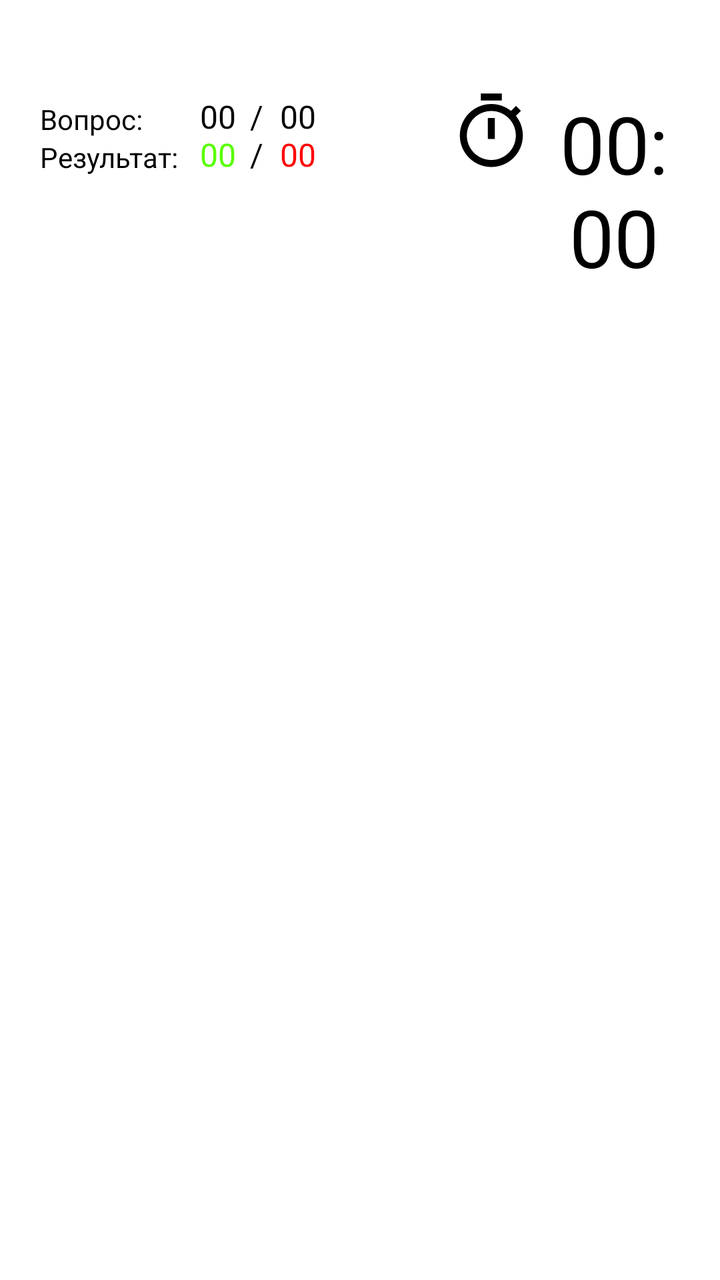
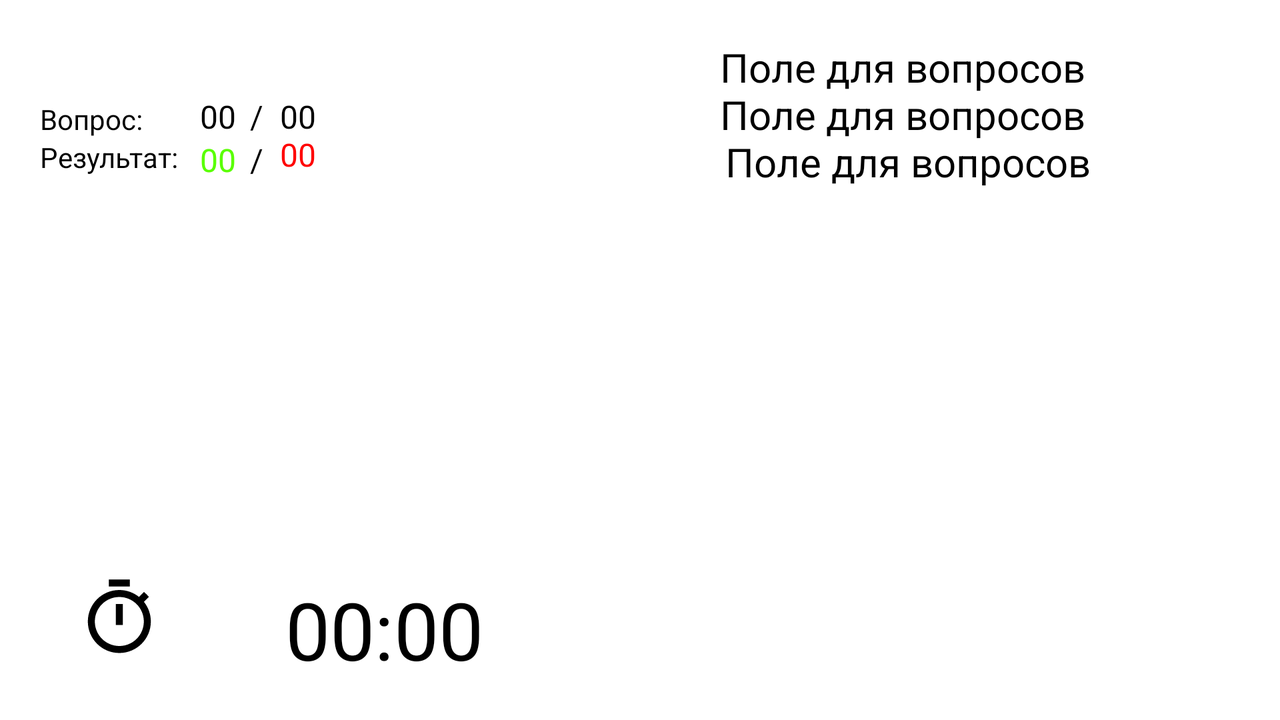

Compare how this app lays out the same screen by default and in its alternative resource folder. The renders come first, then the two layout files and the values they reference.
<!-- AndroidManifest.xml: application theme AppTheme -->
<!-- res/layout/activity_test.xml -->
<?xml version="1.0" encoding="utf-8"?>

<RelativeLayout xmlns:android="http://schemas.android.com/apk/res/android"

    xmlns:app="http://schemas.android.com/apk/res-auto"
    xmlns:tools="http://schemas.android.com/tools"
    android:layout_width="match_parent"
    android:layout_height="match_parent"
    android:layout_gravity="center"
    android:background="@color/colorBackground"
    tools:context=".TestActivity">

    <TextView
        android:id="@+id/text_view_score"
        android:layout_width="wrap_content"
        android:layout_height="wrap_content"
        android:layout_marginStart="20dp"
        android:layout_marginTop="50dp"
        android:freezesText="true"
        android:text="@string/count"
        android:textColor="@android:color/black"
        android:textSize="14sp" />

    <TextView
        android:id="@+id/tvNowQuestion"
        android:layout_width="wrap_content"
        android:layout_height="wrap_content"
        android:layout_alignBottom="@+id/text_view_score"
        android:layout_alignParentStart="true"
        android:layout_gravity="center"
        android:layout_marginStart="100dp"
        android:textColor="@color/black"
        android:textSize="16sp"
        tools:text="00" />

    <TextView
        android:id="@+id/tvQuestionScoreSlash"
        android:layout_width="wrap_content"
        android:layout_height="wrap_content"
        android:layout_alignBottom="@+id/tvNowQuestion"
        android:layout_alignParentStart="true"
        android:layout_gravity="center"
        android:layout_marginStart="125dp"
        android:text="@string/slash"
        android:textColor="@color/black"
        android:textSize="16sp" />

    <TextView
        android:id="@+id/tvQuestionScore"
        android:layout_width="wrap_content"
        android:layout_height="wrap_content"
        android:layout_alignBottom="@+id/tvNowQuestion"
        android:layout_alignParentStart="true"
        android:layout_gravity="center"
        android:layout_marginStart="140dp"
        android:textColor="@color/black"
        android:textSize="16sp"
        tools:text="00" />


    <TextView
        android:id="@+id/text_view_question_count"
        android:layout_width="wrap_content"
        android:layout_height="wrap_content"
        android:layout_below="@id/text_view_score"
        android:layout_marginStart="20dp"
        android:freezesText="true"
        android:text="@string/counter"
        android:textColor="@android:color/black"
        android:textSize="14sp" />


    <TextView
        android:id="@+id/tvCountCorrect"
        android:layout_width="wrap_content"
        android:layout_height="wrap_content"
        android:layout_alignBottom="@+id/text_view_question_count"
        android:layout_alignParentStart="true"
        android:layout_gravity="center"
        android:layout_marginStart="100dp"
        android:textColor="@color/green"
        android:textSize="16sp"
        tools:text="00" />

    <TextView
        android:id="@+id/tvAnswerScoreSlash"
        android:layout_width="wrap_content"
        android:layout_height="wrap_content"
        android:layout_alignBottom="@+id/tvCountCorrect"
        android:layout_alignParentStart="true"
        android:layout_gravity="center"
        android:layout_marginStart="125dp"
        android:text="@string/slash"
        android:textColor="@color/black"
        android:textSize="16sp" />

    <TextView
        android:id="@+id/tvCountWrong"
        android:layout_width="wrap_content"
        android:layout_height="wrap_content"
        android:layout_alignBottom="@+id/text_view_question_count"
        android:layout_alignParentStart="true"
        android:layout_gravity="center"
        android:layout_marginStart="140dp"
        android:textColor="@color/red"
        android:textSize="16sp"
        tools:text="00" />

    <ImageView
        android:id="@+id/ivWatch"
        android:layout_width="57dp"
        android:layout_height="42dp"
        android:layout_alignBottom="@+id/tvCountWrong"
        android:layout_alignParentStart="true"
        android:layout_marginStart="217dp"
        android:layout_marginBottom="1dp"
        android:background="#FFFFFF"
        app:srcCompat="@drawable/ic_baseline_timer_24" />

    <TextView
        android:id="@+id/text_view_countdown"
        android:layout_width="122dp"
        android:layout_height="wrap_content"
        android:layout_alignParentTop="true"
        android:layout_alignParentEnd="true"
        android:layout_marginStart="200dp"
        android:layout_marginTop="45dp"
        android:layout_marginEnd="17dp"
        android:layout_toEndOf="@+id/text_view_score"
        android:fontFamily="@font/lcdnova"
        android:freezesText="false"
        android:text="@string/timer"
        android:textAlignment="center"
        android:textColor="@android:color/black"
        android:textSize="40sp" />

    <TextView
        android:id="@+id/tvQuestion"
        android:layout_width="wrap_content"
        android:layout_height="77dp"
        android:layout_above="@+id/rvAnswers"
        android:layout_below="@id/text_view_question_count"
        android:layout_marginLeft="20dp"
        android:layout_marginTop="130dp"
        android:layout_marginRight="20dp"
        android:layout_marginBottom="24dp"
        android:freezesText="true"
        android:textAlignment="center"
        android:textColor="@android:color/black"
        android:textSize="20sp"
        tools:text="@string/question" />

    <androidx.recyclerview.widget.RecyclerView
        android:id="@+id/rvAnswers"
        android:layout_width="393dp"
        android:layout_height="341dp"
        android:layout_alignParentBottom="true"
        android:layout_marginLeft="10dp"
        android:layout_marginRight="10dp"
        android:layout_marginBottom="60dp"
        android:padding="5dp"
        android:textColor="@color/black">

    </androidx.recyclerview.widget.RecyclerView>


</RelativeLayout>
<!-- resources referenced by this layout -->
<resources>
  <color name="black">#000000</color>
  <color name="colorBackground">#FFFFFF</color>
  <color name="green">#59FF00</color>
  <color name="red">#FF0000</color>
  <!-- drawable ic_baseline_timer_24 (drawable) -->
  <vector xmlns:android="http://schemas.android.com/apk/res/android"
      android:width="24dp"
      android:height="24dp"
      android:viewportWidth="24"
      android:viewportHeight="24">
    <path
        android:fillColor="@color/black"
        android:pathData="M15,1L9,1v2h6L15,1zM11,14h2L13,8h-2v6zM19.03,7.39l1.42,-1.42c-0.43,-0.51 -0.9,-0.99 -1.41,-1.41l-1.42,1.42C16.07,4.74 14.12,4 12,4c-4.97,0 -9,4.03 -9,9s4.02,9 9,9 9,-4.03 9,-9c0,-2.12 -0.74,-4.07 -1.97,-5.61zM12,20c-3.87,0 -7,-3.13 -7,-7s3.13,-7 7,-7 7,3.13 7,7 -3.13,7 -7,7z"/>
  </vector>
  <string name="count">Вопрос: </string>
  <string name="counter">Результат: </string>
  <string name="question">Поле для вопросов \nПоле для вопросов \nПоле для вопросов</string>
  <string name="slash">  / </string>
  <string name="timer">00:00</string>
  <style name="AppTheme" parent="Theme.AppCompat.Light.NoActionBar">
  
          
  
          <item name="android:windowBackground">@drawable/launch_scr</item>
          <item name="colorPrimary">@color/colorPrimary</item>
          <item name="colorPrimaryDark">@color/colorPrimaryDark</item>
          <item name="colorAccent">@color/colorAccent</item>
  
  
      </style>
  <!-- drawable launch_scr (drawable) -->
  <?xml version="1.0" encoding="utf-8"?>
  <layer-list xmlns:android="http://schemas.android.com/apk/res/android" android:opacity="opaque">
  
      
      <item android:drawable="@android:color/white"/>
  
      
      <item>
  
          <bitmap
              android:src="@drawable/scr_splash"
              android:gravity="center"/>
  
      </item>
  
  </layer-list>
  <color name="colorPrimary">#FD0404</color>
  <color name="colorPrimaryDark">#C60202</color>
  <color name="colorAccent">#D30202</color>
  <!-- drawable scr_splash: png bitmap (drawable, 23585 bytes) -->
</resources>
<!-- res/layout-land/activity_test.xml (the repository's variant of the layout above) -->
<!-- drawn on the phone turned sideways -->
<?xml version="1.0" encoding="utf-8"?>
<RelativeLayout xmlns:android="http://schemas.android.com/apk/res/android"

    xmlns:app="http://schemas.android.com/apk/res-auto"
    xmlns:tools="http://schemas.android.com/tools"
    android:layout_width="match_parent"
    android:layout_height="match_parent"
    android:layout_gravity="center"
    android:background="@color/colorBackground"
    tools:context=".TestActivity">

    <TextView
        android:id="@+id/text_view_score"
        android:layout_width="wrap_content"
        android:layout_height="wrap_content"
        android:layout_marginStart="20dp"
        android:layout_marginTop="50dp"
        android:freezesText="true"
        android:text="@string/count"
        android:textColor="@android:color/black"
        android:textSize="14sp" />

    <TextView
        android:id="@+id/tvNowQuestion"
        android:layout_width="wrap_content"
        android:layout_height="wrap_content"
        android:layout_alignBottom="@+id/text_view_score"
        android:layout_alignParentStart="true"
        android:layout_gravity="center"
        android:layout_marginStart="100dp"
        android:textColor="@color/black"
        android:textSize="16sp"
        tools:text="00" />

    <TextView
        android:id="@+id/tvQuestionScoreSlash"
        android:layout_width="wrap_content"
        android:layout_height="wrap_content"
        android:layout_alignBottom="@+id/tvNowQuestion"
        android:layout_alignParentStart="true"
        android:layout_gravity="center"
        android:layout_marginStart="125dp"
        android:text="@string/slash"
        android:textColor="@color/black"
        android:textSize="16sp" />

    <TextView
        android:id="@+id/tvQuestionScore"
        android:layout_width="wrap_content"
        android:layout_height="wrap_content"
        android:layout_alignBottom="@+id/tvNowQuestion"
        android:layout_alignParentStart="true"
        android:layout_gravity="center"
        android:layout_marginStart="140dp"
        android:textColor="@color/black"
        android:textSize="16sp"
        tools:text="00" />


    <TextView
        android:id="@+id/text_view_question_count"
        android:layout_width="wrap_content"
        android:layout_height="wrap_content"
        android:layout_below="@id/text_view_score"
        android:layout_marginStart="20dp"
        android:freezesText="true"
        android:text="@string/counter"
        android:textColor="@android:color/black"
        android:textSize="14sp" />


    <TextView
        android:id="@+id/tvCountCorrect"
        android:layout_width="wrap_content"
        android:layout_height="wrap_content"
        android:layout_alignBottom="@+id/text_view_question_count"
        android:layout_alignParentStart="true"
        android:layout_gravity="center"
        android:layout_marginStart="100dp"
        android:layout_marginBottom="-3dp"
        android:textColor="@color/green"
        android:textSize="16sp"
        tools:text="00" />

    <TextView
        android:id="@+id/tvAnswerScoreSlash"
        android:layout_width="wrap_content"
        android:layout_height="wrap_content"
        android:layout_alignBottom="@+id/tvCountCorrect"
        android:layout_alignParentStart="true"
        android:layout_gravity="center"
        android:layout_marginStart="125dp"
        android:text="@string/slash"
        android:textColor="@color/black"
        android:textSize="16sp" />

    <TextView
        android:id="@+id/tvCountWrong"
        android:layout_width="wrap_content"
        android:layout_height="wrap_content"
        android:layout_alignBottom="@+id/text_view_question_count"
        android:layout_alignParentStart="true"
        android:layout_gravity="center"
        android:layout_marginStart="140dp"
        android:textColor="@color/red"
        android:textSize="16sp"
        tools:text="00" />

    <ImageView
        android:id="@+id/ivWatch"
        android:layout_width="57dp"
        android:layout_height="42dp"
        android:layout_below="@id/text_view_question_count"
        android:layout_alignParentStart="true"
        android:layout_marginStart="31dp"
        android:layout_marginTop="200dp"
        android:background="#FFFFFF"
        android:contentDescription="@string/todo"
        app:srcCompat="@drawable/ic_baseline_timer_24" />

    <TextView
        android:id="@+id/text_view_countdown"
        android:layout_width="122dp"
        android:layout_height="wrap_content"
        android:layout_below="@id/text_view_question_count"
        android:layout_marginStart="43dp"
        android:layout_marginTop="200dp"
        android:layout_toEndOf="@+id/ivWatch"
        android:fontFamily="@font/lcdnova"
        android:freezesText="false"
        android:text="@string/timer"
        android:textAlignment="center"
        android:textColor="@android:color/black"
        android:textSize="40sp" />

    <TextView
        android:id="@+id/tvQuestion"
        android:layout_width="wrap_content"
        android:layout_height="wrap_content"
        android:layout_marginStart="360dp"
        android:layout_marginLeft="10dp"
        android:layout_marginTop="20dp"
        android:freezesText="true"
        android:textAlignment="center"
        android:textColor="@android:color/black"
        android:textSize="20sp"
        tools:text="@string/question" />

    <androidx.recyclerview.widget.RecyclerView
        android:id="@+id/rvAnswers"
        android:layout_width="277dp"
        android:layout_height="wrap_content"
        android:layout_alignParentStart="true"
        android:layout_marginStart="380dp"
        android:layout_marginLeft="10dp"
        android:layout_marginTop="100dp"
        android:layout_marginRight="10dp"
        android:padding="5dp"
        android:textColor="@color/black">

    </androidx.recyclerview.widget.RecyclerView>


</RelativeLayout>
<!-- resources referenced by the variant -->
<!-- as the phone turned sideways resolves them -->
<resources>
  <color name="black">#000000</color>
  <color name="colorBackground">#FFFFFF</color>
  <color name="green">#59FF00</color>
  <color name="red">#FF0000</color>
  <!-- drawable ic_baseline_timer_24 (drawable) -->
  <vector xmlns:android="http://schemas.android.com/apk/res/android"
      android:width="24dp"
      android:height="24dp"
      android:viewportWidth="24"
      android:viewportHeight="24">
    <path
        android:fillColor="@color/black"
        android:pathData="M15,1L9,1v2h6L15,1zM11,14h2L13,8h-2v6zM19.03,7.39l1.42,-1.42c-0.43,-0.51 -0.9,-0.99 -1.41,-1.41l-1.42,1.42C16.07,4.74 14.12,4 12,4c-4.97,0 -9,4.03 -9,9s4.02,9 9,9 9,-4.03 9,-9c0,-2.12 -0.74,-4.07 -1.97,-5.61zM12,20c-3.87,0 -7,-3.13 -7,-7s3.13,-7 7,-7 7,3.13 7,7 -3.13,7 -7,7z"/>
  </vector>
  <string name="count">Вопрос: </string>
  <string name="counter">Результат: </string>
  <string name="question">Поле для вопросов \nПоле для вопросов \nПоле для вопросов</string>
  <string name="slash">  / </string>
  <string name="timer">00:00</string>
  <string name="todo">TODO</string>
  <style name="AppTheme" parent="Theme.AppCompat.Light.NoActionBar">
  
          
  
          <item name="android:windowBackground">@drawable/launch_scr</item>
          <item name="colorPrimary">@color/colorPrimary</item>
          <item name="colorPrimaryDark">@color/colorPrimaryDark</item>
          <item name="colorAccent">@color/colorAccent</item>
  
  
      </style>
  <!-- drawable launch_scr (drawable) -->
  <?xml version="1.0" encoding="utf-8"?>
  <layer-list xmlns:android="http://schemas.android.com/apk/res/android" android:opacity="opaque">
  
      
      <item android:drawable="@android:color/white"/>
  
      
      <item>
  
          <bitmap
              android:src="@drawable/scr_splash"
              android:gravity="center"/>
  
      </item>
  
  </layer-list>
  <color name="colorPrimary">#FD0404</color>
  <color name="colorPrimaryDark">#C60202</color>
  <color name="colorAccent">#D30202</color>
  <!-- drawable scr_splash: png bitmap (drawable, 23585 bytes) -->
</resources>
